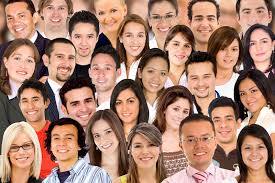
#> input picture Multiple testing/Group.jpeg, 275 x 183 px, found by its file name
$ jupyter execute --allow-errors MultipleFace.ipynb
#> lines starting #> are read from the running program, lines starting #| are printed output that depends on the picture; after the words box and inside, x2 and y2 are one past the last pixel; in counts of white or black regions, pixels touching at a corner belong together
[cell 1]
import cv2
import numpy as np
from google.colab.patches import cv2_imshow

# Load some pre-trained data on face frontal from opencv (haar cascade algorithm)
trained_face_data = cv2.CascadeClassifier(cv2.data.haarcascades + 'haarcascade_frontalface_default.xml')

# Choose an image to detect faces in
img = cv2.imread('/content/drive/MyDrive/Group.jpeg')
#> img is the input picture: shape (183, 275, 3); mean B, G, R 111.4, 129.4, 170.2

# Must convert to greyscale
grayscaled_img = cv2.cvtColor(img, cv2.COLOR_BGR2GRAY)
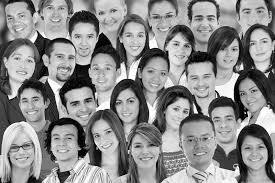
#> grayscaled_img: shape (183, 275); min 0, max 255, mean 139.6

# Detect Faces
face_coordinates = trained_face_data.detectMultiScale(grayscaled_img)
#> face_coordinates = 24 rows, first 6: [2, 6, 29, 29], [120, 24, 30, 30], [69, 25, 31, 31], [244, 31, 29, 29], [165, 34, 30, 30], [216, 40, 27, 27]

img_crop = []

# Draw rectangles around the faces
for (x, y, w, h) in face_coordinates:
    cv2.rectangle(img, (x, y), (x + w, y + h), (0, 255, 0), 2)
    img_crop.append(img[y:y + h, x:x + w])
#> this loop made 24 passes
#> (x, y, w, h) on passes 1 to 12: (2, 6, 29, 29), (120, 24, 30, 30), (69, 25, 31, 31), (244, 31, 29, 29), (165, 34, 30, 30), (216, 40, 27, 27), (234, 81, 29, 29), (16, 88, 30, 30), (111, 91, 30, 30), (238, 137, 30, 30), (187, 4, 35, 35), (49, 45, 32, 32)
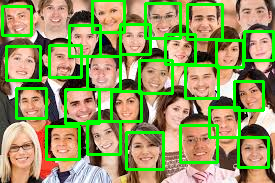
#> img: shape (183, 275, 3); 17.11% of pixels changed, all inside (x1, y1, x2, y2) = (1, 0, 275, 171)
#> after the loop, img_crop = 24 items

for counter, cropped in enumerate(img_crop):
    cv2_imshow(cropped)
    cv2.imwrite("pose_result_{}.png".format(counter), cropped)
    cv2.waitKey(0)
#> this loop made 24 passes
#> pass 1, `cv2_imshow(cropped)`:
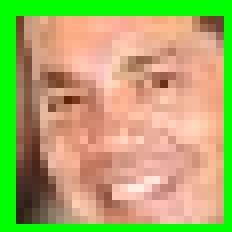
#> shown: shape (29, 29, 3) (shown 8 times larger); mean B, G, R 104.4, 174, 170.3
#> pass 2, `cv2_imshow(cropped)`:
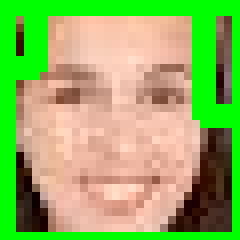
#> shown: shape (30, 30, 3) (shown 8 times larger); mean B, G, R 95.7, 179.1, 143.7
